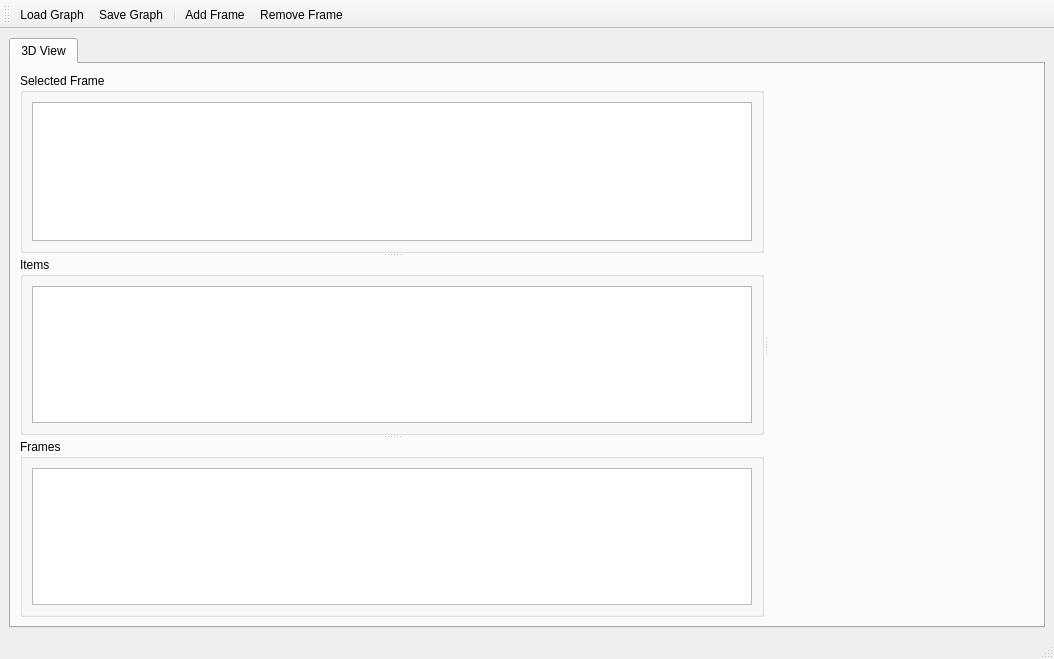
<?xml version="1.0" encoding="UTF-8"?>
<ui version="4.0">
 <class>MainWindow</class>
 <widget class="QMainWindow" name="MainWindow">
  <property name="geometry">
   <rect>
    <x>0</x>
    <y>0</y>
    <width>1054</width>
    <height>659</height>
   </rect>
  </property>
  <property name="windowTitle">
   <string>Envire Visualizer</string>
  </property>
  <widget class="QWidget" name="centralwidget">
   <layout class="QHBoxLayout" name="horizontalLayout_6">
    <item>
     <widget class="QTabWidget" name="tabWidget">
      <property name="currentIndex">
       <number>0</number>
      </property>
      <widget class="QWidget" name="tab">
       <attribute name="title">
        <string>3D View</string>
       </attribute>
       <layout class="QHBoxLayout" name="horizontalLayout_4">
        <item>
         <widget class="QSplitter" name="splitter_3">
          <property name="orientation">
           <enum>Qt::Horizontal</enum>
          </property>
          <widget class="QSplitter" name="splitter_2">
           <property name="orientation">
            <enum>Qt::Vertical</enum>
           </property>
           <widget class="QGroupBox" name="frameGroupBox">
            <property name="title">
             <string>Selected Frame</string>
            </property>
            <layout class="QHBoxLayout" name="horizontalLayout_2">
             <item>
              <widget class="QTreeView" name="treeView"/>
             </item>
            </layout>
           </widget>
           <widget class="QSplitter" name="splitter">
            <property name="orientation">
             <enum>Qt::Vertical</enum>
            </property>
            <widget class="QGroupBox" name="groupBoxItems">
             <property name="title">
              <string>Items</string>
             </property>
             <layout class="QHBoxLayout" name="horizontalLayout_3">
              <item>
               <widget class="QTableView" name="tableViewItems"/>
              </item>
             </layout>
            </widget>
            <widget class="QGroupBox" name="groupBox_2">
             <property name="title">
              <string>Frames</string>
             </property>
             <layout class="QHBoxLayout" name="horizontalLayout">
              <item>
               <widget class="QListWidget" name="listWidget"/>
              </item>
             </layout>
            </widget>
           </widget>
          </widget>
          <widget class="vizkit3d::Vizkit3DWidget" name="Vizkit3DWidget"/>
         </widget>
        </item>
       </layout>
      </widget>
     </widget>
    </item>
   </layout>
  </widget>
  <widget class="QMenuBar" name="menubar">
   <property name="geometry">
    <rect>
     <x>0</x>
     <y>0</y>
     <width>1054</width>
     <height>27</height>
    </rect>
   </property>
  </widget>
  <widget class="QStatusBar" name="statusbar"/>
  <widget class="QToolBar" name="toolBar">
   <property name="windowTitle">
    <string>toolBar</string>
   </property>
   <attribute name="toolBarArea">
    <enum>TopToolBarArea</enum>
   </attribute>
   <attribute name="toolBarBreak">
    <bool>false</bool>
   </attribute>
   <addaction name="actionLoad_Graph"/>
   <addaction name="actionSave_Graph"/>
   <addaction name="separator"/>
   <addaction name="actionAdd_Frame"/>
   <addaction name="actionRemove_Frame"/>
  </widget>
  <action name="actionAdd_Frame">
   <property name="text">
    <string>Add Frame</string>
   </property>
   <property name="toolTip">
    <string>Add a new frame to the envire graph</string>
   </property>
  </action>
  <action name="actionRemove_Frame">
   <property name="text">
    <string>Remove Frame</string>
   </property>
   <property name="toolTip">
    <string>Remove the selected frame</string>
   </property>
  </action>
  <action name="actionLoad_Graph">
   <property name="text">
    <string>Load Graph</string>
   </property>
  </action>
  <action name="actionSave_Graph">
   <property name="text">
    <string>Save Graph</string>
   </property>
  </action>
 </widget>
 <customwidgets>
  <customwidget>
   <class>vizkit3d::Vizkit3DWidget</class>
   <extends>QWidget</extends>
   <header>vizkit3d/Vizkit3DWidget.hpp</header>
  </customwidget>
 </customwidgets>
 <resources/>
 <connections/>
</ui>
